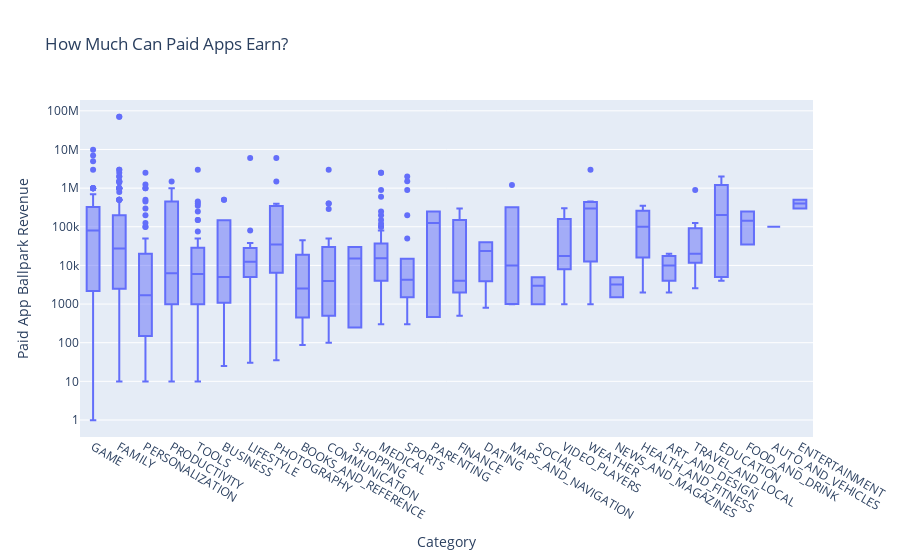

Notebook code cell kept with this figure:
### Markdown cell above
# Plotly Box Plots: Revenue by App Category

### Code cell
df_paid_apps = df_apps_clean[df_apps_clean['Type'] == 'Paid']
box = px.box(df_paid_apps, 
             x='Category', 
             y='Revenue_Estimate',
             title='How Much Can Paid Apps Earn?')
 
box.update_layout(xaxis_title='Category',
                  yaxis_title='Paid App Ballpark Revenue',
                  xaxis={'categoryorder':'min ascending'},
                  yaxis=dict(type='log'))
 
 
box.show()

### Figure 1 — Plotly figure (JSON) as saved in the notebook; plotly's stock layout.template omitted (floating-point values rounded to 4 significant figures; data arrays with more than 128 entries replaced by an {"elided": "..."} marker saying what was removed)
{"data": [{"alignmentgroup": "True", "hovertemplate": "Category=%{x}<br>Revenue_Estimate=%{y}<extra></extra>", "legendgroup": "", "marker": {"color": "#636efa"}, "name": "", "notched": false, "offsetgroup": "", "orientation": "v", "showlegend": false, "type": "box", "x": {"elided": "598 str values"}, "x0": " ", "xaxis": "x", "y": {"elided": "598 float values"}, "y0": " ", "yaxis": "y"}], "layout": {"boxmode": "group", "legend": {"tracegroupgap": 0}, "title": {"text": "How Much Can Paid Apps Earn?"}, "xaxis": {"anchor": "y", "categoryorder": "min ascending", "domain": [0, 1], "title": {"text": "Category"}}, "yaxis": {"anchor": "x", "domain": [0, 1], "title": {"text": "Paid App Ballpark Revenue"}, "type": "log"}}}
